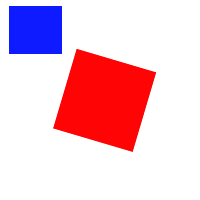
#> input picture Lab_9/Cuadrados.png, 200 x 200 px
$ python Detecion_poligonos.py   (Python 2 division)
#> lines starting #> are read from the running program, lines starting #| are printed output that depends on the picture
#!/usr/bin/python
#coding: utf-8

from PIL import Image
from numpy import array
import cv
import numpy as np
import math
from time import time
from math import pi, atan2
import random

def RGBtoGry(Ary_RGB,i,j):
    mtz_gry = np.zeros(shape = (i,j))
    for n in xrange(i):
       for m in xrange(j):
          mtz_gry[n,m] = int((np.sum(Ary_RGB[n,m]))/3)
    cv.SaveImage("Cuadrados_Gray.png",cv.fromarray(mtz_gry))
    im_gry = cv.LoadImage("Cuadrados_Gray.png")
    cv.ShowImage('Grises', im_gry)
    return mtz_gry

# [97 lines left out: functions convolucion, rectas, not called in this run]

def main():
    t_inicial = time()

    im = Image.open('Cuadrados.png')
#> im is the input picture: PIL image 200x200 RGB; mean R, G, B 239.7, 197.2, 211.8
    im.show()
    arr_rgb = array(im)
    (i,j) = (arr_rgb.shape[0],arr_rgb.shape[1])
#> i = 200; j = 200

    arr_gry = RGBtoGry(arr_rgb,i,j) #llamamos a RGB to Gray
#> after the loop in RGBtoGry, `for n in xrange(i):`:
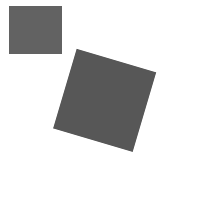
#> mtz_gry: shape (200, 200) float64; min 87, max 255, mean 216.1
    coor_grad = dict()
    coor_grad = convolucion(arr_gry,i,j,coor_grad) #llamamos a convolución

    grupo_rectas = rectas(coor_grad,i,j)
    print grupo_rectas

    t_final = time()
    t_total = t_final - t_inicial
    print "Tiempo de ejecución: ",t_total

    cv.WaitKey(0)

if __name__ == '__main__':
    main()
#> (the call stopped at in RGBtoGry, `im_gry = cv.LoadImage("Cuadrados_Gray.png")`: cv is not available in this run)

$ run again, with Lab_9/Octagono.png copied over Lab_9/Cuadrados.png
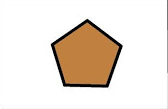
#> input picture Lab_9/Octagono.png, 168 x 109 px
#> in main, im is the input picture: PIL image 168x109 RGB; mean R, G, B 235.8, 226.2, 216.7
#> after the loop in RGBtoGry, `for n in xrange(i):`:
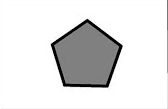
#> mtz_gry: shape (109, 168) float64; min 0, max 255, mean 226.2

$ run again, with Lab_9/TrianguloEquilatero.png copied over Lab_9/Cuadrados.png
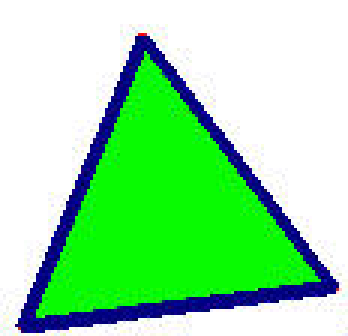
#> input picture Lab_9/TrianguloEquilatero.png, 116 x 112 px (shown 3 times larger)
#> in main, im is the input picture: PIL image 116x112 RGB; mean R, G, B 151.5, 226, 162.2
#> after the loop in RGBtoGry, `for n in xrange(i):`:
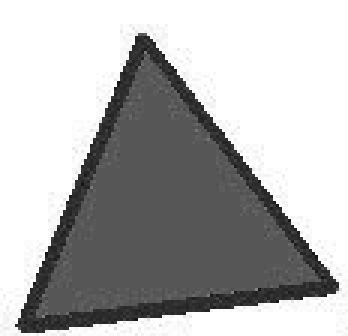
#> mtz_gry: shape (112, 116) float64 (shown 3 times larger); min 19, max 255, mean 179.6

$ run again, with Lab_9/cuadrado.png copied over Lab_9/Cuadrados.png
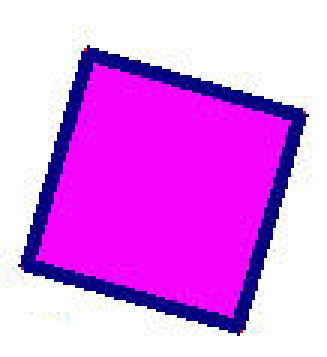
#> input picture Lab_9/cuadrado.png, 109 x 119 px (shown 3 times larger)
#> in main, im is the input picture: PIL image 109x119 RGB; mean R, G, B 224.4, 136.7, 239.6
#> after the loop in RGBtoGry, `for n in xrange(i):`:
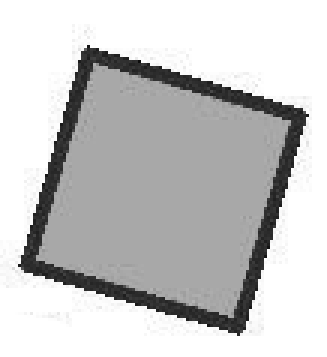
#> mtz_gry: shape (119, 109) float64 (shown 3 times larger); min 13, max 255, mean 200
